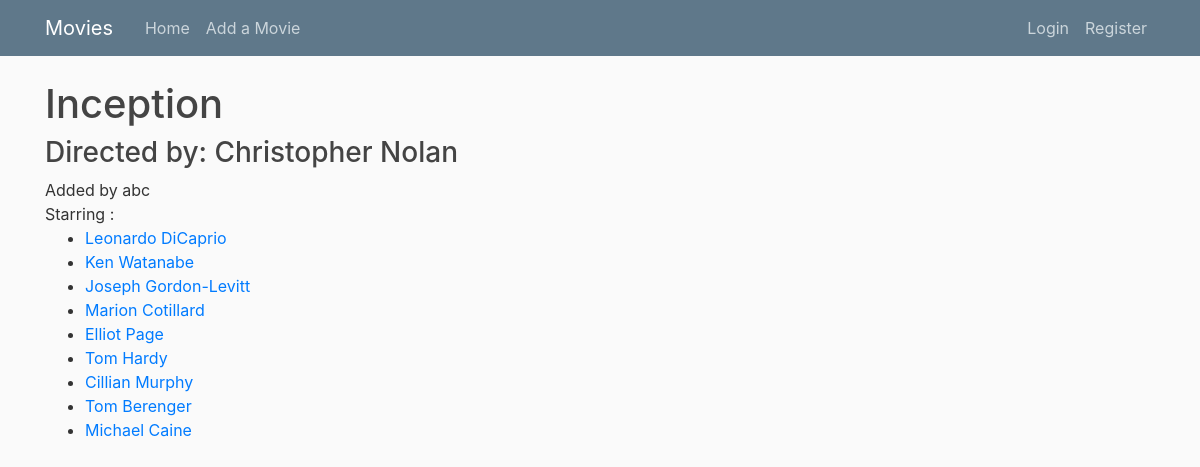
Screenshot of /movie/4 with the database file from the repository.
### movies/models.py (models this page shows, shortened)
class Movie(models.Model):
    name = models.CharField("name", max_length=50,unique= True)
    year = models.IntegerField(blank=True)
    director = models.ForeignKey("Director", on_delete=models.CASCADE)
    user = models.ForeignKey(User, on_delete=models.CASCADE)

class Director(models.Model):
    name = models.CharField(max_length=50)
    def __str__(self):
        return self.name

class Actor(models.Model):
    name = models.CharField(max_length=50)
    movie = models.ManyToManyField(Movie,blank=True,related_name="actor")

### movies/views.py (the view)
# urls.py: path("movie/<int:movie_id>",views.movie,name="movie"),
def movie(request, movie_id):
    movie = Movie.objects.get(id=movie_id)
    actors = movie.actor.all()
    not_inc = Actor.objects.exclude(movie=movie).all()
    if request.method == "POST":
        movie_form = ActorForm(request.POST)
        if movie_form.is_valid():
            actor_names = movie_form.cleaned_data["actor"].split(",")
            for actor_name in actor_names:
                actor_name = actor_name.strip()
                actor, created = Actor.objects.get_or_create(name=actor_name)
                movie.actor.add(actor)
            return HttpResponseRedirect(reverse("movie",args=(movie.id,)))
    else:
        movie_form = ActorForm()
    return render(
        request,
        "movies/movie.html",
        {
            "movie_form": movie_form,
            "movie": movie,
            "actors": actors,
            "title": movie.name,
            "not_inc": not_inc,
        },
    )

### movies/templates/movies/movie.html (shortened to what this page needs)
{%extends "movies/layout.html"%}
{% load crispy_forms_tags %}
{%block body%}
<h1>{{movie.name}}</h1>
<h3>Directed by: {{movie.director}} </h3>
Added by {{movie.user}}<br>
Starring :
<ul>
    {%for actor in actors%}
    <li><a href="{%url 'actor' actor.name %}"> {{ actor.name }} </a></li>
    {%endfor%}
</ul>
    {%endblock%}

### movies/static/movies/main.css (style rules this page uses)
body { background: #fafafa; color: #333333; margin-top: 5rem; }
h1, h2, h3, h4, h5, h6 { color: #444444; }
ul { margin: 0; }

### rows the page displays
Movie: name "Inception", director "Christopher Nolan", user "abc"
Actor: name "Leonardo DiCaprio"
Actor: name "Ken Watanabe"
Actor: name "Joseph Gordon-Levitt"
Actor: name "Marion Cotillard"
Actor: name "Elliot Page"
Actor: name "Tom Hardy"
Actor: name "Cillian Murphy"
Actor: name "Tom Berenger"
Actor: name "Michael Caine"
